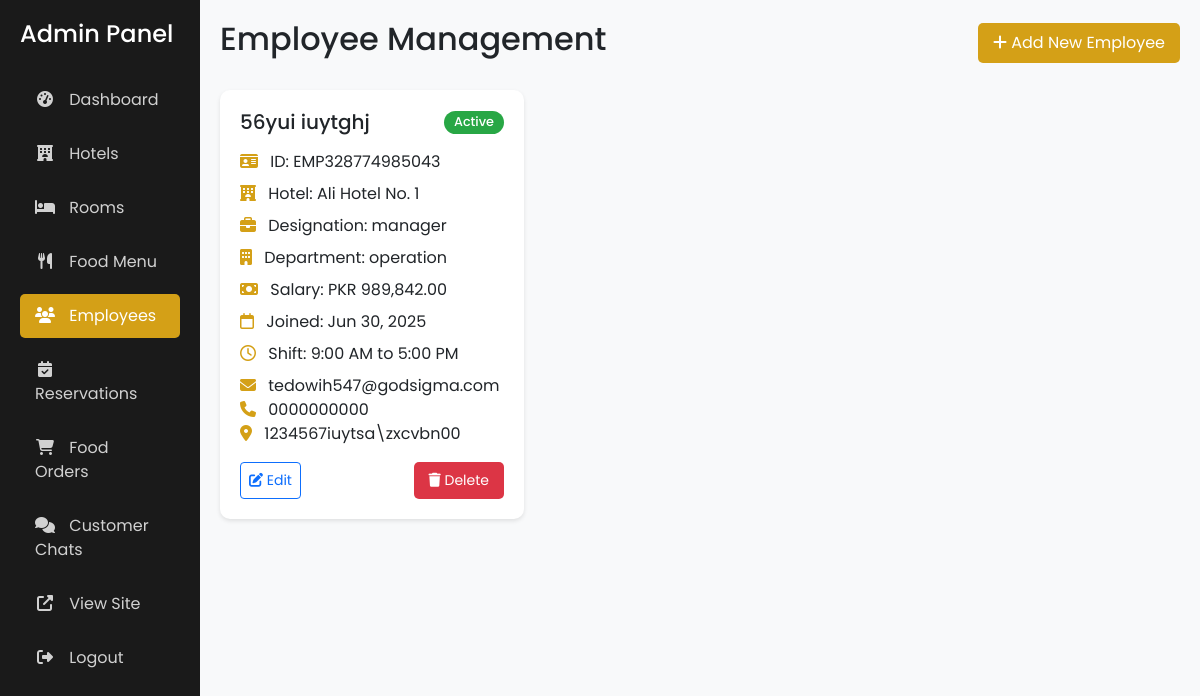
Before: /admin/users.php (signed in) with the older database file.
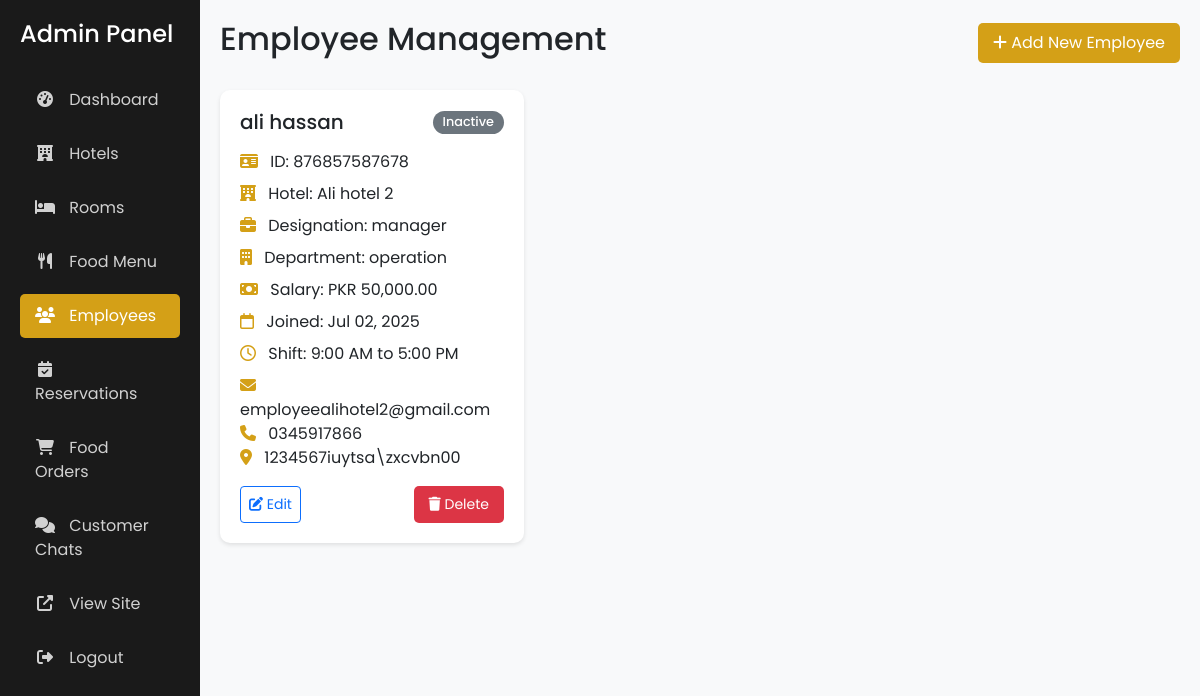
After: the same page with the newer database file.
### tables this page shows
CREATE TABLE `hotel_employee` (
  `id` int(11) NOT NULL,
  `user_id` int(11) NOT NULL,
  `hotel_id` int(11) NOT NULL,
  `employee_id` varchar(20) NOT NULL,
  `designation` varchar(50) NOT NULL,
  `department` varchar(50) NOT NULL,
  `salary` decimal(10,2) NOT NULL,
  `joining_date` date NOT NULL,
  `shift_timing` varchar(50) DEFAULT NULL,
  `status` enum('active','inactive','on_leave','terminated') NOT NULL DEFAULT 'active',
  `created_at` timestamp NOT NULL DEFAULT current_timestamp(),
  `updated_at` timestamp NOT NULL DEFAULT current_timestamp() ON UPDATE current_timestamp()
);

CREATE TABLE `users` (
  `id` int(11) NOT NULL,
  `username` varchar(50) NOT NULL,
  `email` varchar(100) NOT NULL,
  `password` varchar(255) NOT NULL,
  `role` enum('admin','user') DEFAULT 'user',
  `status` enum('active','inactive','suspended') NOT NULL DEFAULT 'active',
  `created_at` timestamp NOT NULL DEFAULT current_timestamp(),
  `first_name` varchar(50) NOT NULL,
  `last_name` varchar(50) NOT NULL,
  `phone` varchar(20) DEFAULT NULL,
  `address` text DEFAULT NULL,
  `profile_image` varchar(255) DEFAULT '',
  `vendor_id` int(11) NOT NULL DEFAULT 0
);

CREATE TABLE `hotels` (
  `id` int(11) NOT NULL,
  `name` varchar(100) NOT NULL,
  `description` text DEFAULT NULL,
  `address` text NOT NULL,
  `city` varchar(50) NOT NULL,
  `phone` varchar(20) DEFAULT NULL,
  `email` varchar(100) DEFAULT NULL,
  `website` varchar(100) DEFAULT NULL,
  `image_url` varchar(255) DEFAULT NULL,
  `created_at` timestamp NOT NULL DEFAULT current_timestamp(),
  `updated_at` timestamp NOT NULL DEFAULT current_timestamp() ON UPDATE current_timestamp(),
  `vendor_id` int(11) NOT NULL,
  `average_rating` decimal(3,2) DEFAULT NULL COMMENT 'Stores the average rating (1.00-5.00) for the hotel'
);

### admin/users.php (the view, shortened to what this page needs)
<?php
require_once '../includes/session.php';
$admin_id = $_SESSION['user_id'];
$select_columns = [
    "u.id as user_id",
    "u.first_name",
    "u.last_name",
    "u.email",
    "u.phone",
    "u.address",
    "he.id as employee_id",
    "he.hotel_id",
    "he.employee_id as employee_code",
    "he.designation",
    "he.department",
    "he.salary",
    "he.joining_date",
    "he.shift_timing",
    "he.status as employee_status",
    "h.name as hotel_name"
];
$employees_query = "SELECT " . implode(", ", $select_columns) . "
    FROM users u
    INNER JOIN hotel_employee he ON u.id = he.user_id
    INNER JOIN hotels h ON he.hotel_id = h.id
    WHERE h.vendor_id = ?
    ORDER BY he.created_at DESC";
$employees_stmt = mysqli_prepare($conn, $employees_query);
mysqli_stmt_bind_param($employees_stmt, "i", $admin_id);
mysqli_stmt_execute($employees_stmt);
$employees = mysqli_stmt_get_result($employees_stmt);
?>
<!DOCTYPE html>
<html lang="en">
<head>
    <link href="https://cdn.jsdelivr.net/npm/bootstrap@5.3.0/dist/css/bootstrap.min.css" rel="stylesheet">
    <link rel="stylesheet" href="https://cdnjs.cloudflare.com/ajax/libs/font-awesome/6.4.2/css/all.min.css">
</head>
<body>
    <div class="container-fluid">
        <div class="row">
            <div class="col-md-3 col-lg-2 sidebar">
                <h4 class="mb-4">Admin Panel</h4>
                <nav class="nav flex-column">
                    <a class="nav-link" href="dashboard.php"><i class="fas fa-tachometer-alt"></i> Dashboard</a>
                    <a class="nav-link" href="hotels.php"><i class="fas fa-hotel"></i> Hotels</a>
                    <a class="nav-link" href="rooms.php"><i class="fas fa-bed"></i> Rooms</a>
                    <a class="nav-link" href="food.php"><i class="fas fa-utensils"></i> Food Menu</a>
                    <a class="nav-link active" href="users.php"><i class="fas fa-users"></i> Employees</a>
                    <a class="nav-link" href="reservations.php"><i class="fas fa-calendar-check"></i> Reservations</a>
                    <a class="nav-link" href="food_orders.php"><i class="fas fa-shopping-cart"></i> Food Orders</a>
                    <a class="nav-link position-relative" href="chat.php">
                        <i class="fas fa-comments"></i> Customer Chats
                    </a>
                    <a class="nav-link" href="../index.php" target="_blank"><i class="fas fa-external-link-alt"></i> View Site</a>
                    <a class="nav-link" href="../logout.php"><i class="fas fa-sign-out-alt"></i> Logout</a>
                </nav>
            </div>
            <div class="col-md-9 col-lg-10 main-content">
                <div class="d-flex justify-content-between align-items-center mb-4">
                    <h2>Employee Management</h2>
                    <button type="button" class="btn btn-custom" data-bs-toggle="modal" data-bs-target="#addEmployeeModal">
                        <i class="fas fa-plus"></i> Add New Employee
                    </button>
                </div>
                <div class="row">
                    <?php if (mysqli_num_rows($employees) == 0): ?>
                        <div class="col-12">
                            <div class="alert alert-info">No employees found for your hotels.</div>
                        </div>
                    <?php else: ?>
                        <?php while ($employee = mysqli_fetch_assoc($employees)): ?>
                            <div class="col-md-6 col-lg-4 mb-4">
                                <div class="employee-card">
                                    <div class="d-flex justify-content-between align-items-center mb-3">
                                        <h5 class="mb-0"><?php echo htmlspecialchars($employee['first_name'] . ' ' . $employee['last_name']); ?></h5>
                                        <span class="badge status-badge status-<?php echo htmlspecialchars($employee['employee_status']); ?>">
                                            <?php echo ucfirst(htmlspecialchars($employee['employee_status'])); ?>
                                        </span>
                                    </div>
                                    <ul class="list-unstyled mb-3">
                                        <li class="mb-2"><i class="fas fa-id-card icon-clr me-2"></i> ID: <?php echo htmlspecialchars($employee['employee_code']); ?></li>
                                        <li class="mb-2"><i class="fas fa-hotel icon-clr me-2"></i> Hotel: <?php echo htmlspecialchars($employee['hotel_name']); ?></li>
                                        <li class="mb-2"><i class="fas fa-briefcase icon-clr me-2"></i> Designation: <?php echo htmlspecialchars($employee['designation']); ?></li>
                                        <li class="mb-2"><i class="fas fa-building icon-clr me-2"></i> Department: <?php echo htmlspecialchars($employee['department']); ?></li>
                                        <li class="mb-2"><i class="fas fa-money-bill icon-clr me-2"></i> Salary: PKR <?php echo number_format($employee['salary'], 2); ?></li>
                                        <li class="mb-2"><i class="far fa-calendar icon-clr me-2"></i> Joined: <?php echo date('M d, Y', strtotime($employee['joining_date'])); ?></li>
                                        <li class="mb-2"><i class="far fa-clock icon-clr me-2"></i> Shift: <?php echo htmlspecialchars($employee['shift_timing'] ?: 'N/A'); ?></li>
                                        <li><i class="fas fa-envelope icon-clr me-2"></i> <?php echo htmlspecialchars($employee['email']); ?></li>
                                        <li><i class="fas fa-phone icon-clr me-2"></i> <?php echo htmlspecialchars($employee['phone'] ?: 'N/A'); ?></li>
                                        <li><i class="fas fa-map-marker-alt icon-clr me-2"></i> <?php echo htmlspecialchars($employee['address'] ?: 'N/A'); ?></li>
                                    </ul>
                                    <div class="d-flex justify-content-between">
                                        <button class="btn btn-sm btn-outline-primary edit-employee"
                                                data-bs-toggle="modal" data-bs-target="#editEmployeeModal"
                                                data-id="<?php echo $employee['employee_id']; ?>"
                                                data-first-name="<?php echo htmlspecialchars($employee['first_name']); ?>"
                                                data-last-name="<?php echo htmlspecialchars($employee['last_name']); ?>"
                                                data-phone="<?php echo htmlspecialchars($employee['phone']); ?>"
                                                data-address="<?php echo htmlspecialchars($employee['address']); ?>"
                                                data-designation="<?php echo htmlspecialchars($employee['designation']); ?>"
                                                data-department="<?php echo htmlspecialchars($employee['department']); ?>"
                                                data-salary="<?php echo $employee['salary']; ?>"
                                                data-joining-date="<?php echo $employee['joining_date']; ?>"
                                                data-shift-timing="<?php echo htmlspecialchars($employee['shift_timing']); ?>"
                                                data-status="<?php echo htmlspecialchars($employee['employee_status']); ?>"
                                                data-hotel-id="<?php echo $employee['hotel_id']; ?>">
                                            <i class="fas fa-edit"></i> Edit
                                        </button>
                                        <form method="POST" onsubmit="return confirm('Are you sure you want to delete this employee and their user account?');">
                                            <button type="submit" name="delete_employee" class="btn btn-sm btn-delete">
                                                <i class="fas fa-trash"></i> Delete
                                            </button>
                                        </form>
                                    </div>
                                </div>
                            </div>
                        <?php endwhile; ?>
                    <?php endif; ?>
                </div>
            </div>
        </div>
    </div>
</body>
</html>

### admin/users.php (style rules this page uses)
body { font-family: 'Poppins', sans-serif; background-color: #f8f9fa; }
.sidebar { background: #1a1a1a; color: white; min-height: 100vh; padding: 20px; }
.sidebar .nav-link { color: rgba(255, 255, 255, 0.8); padding: 10px 15px; margin: 5px 0; border-radius: 5px; transition: all 0.3s; }
.sidebar .nav-link.active { background: #d4a017; color: white; }
.sidebar .nav-link i { margin-right: 10px; width: 20px; text-align: center; }
.main-content { padding: 20px; }
.employee-card { background: white; border-radius: 10px; padding: 20px; margin-bottom: 20px; box-shadow: 0 2px 4px rgba(0,0,0,0.1); transition: transform 0.3s; }
.btn-custom { background-color: #d4a017; color: white; border: none; padding: 8px 15px; border-radius: 5px; transition: all 0.3s; }
.btn-delete { background-color: #dc3545; color: white; border: none; padding: 8px 15px; border-radius: 5px; transition: all 0.3s; }
.icon-clr { color: #d4a017; }
.badge { font-weight: 500; padding: 0.35em 0.65em; }
.status-badge { padding: 5px 10px; border-radius: 15px; font-size: 0.8rem; }
.status-inactive { background-color: #6c757d; color: white; }
.status-active { background-color: #28a745; color: white; }

Changed rows visible on the page:
removed hotel_employee: user.last_name "56yui iuytghj", status "Active", employee "EMP328774985043", hotel.name "Ali Hotel No. 1", designation "manager", department "operation", salary "989,842.00", joining_date "Jun 30, 2025", shift_timing "9:00 AM to 5:00 PM", user.email "tedowih547@godsigma.com", user.phone "0000000000", user.address "1234567iuytsa\\zxcvbn00"
added hotel_employee: user.last_name "ali hassan", status "Inactive", employee "876857587678", hotel.name "Ali hotel 2", designation "manager", department "operation", salary "50,000.00", joining_date "Jul 02, 2025", shift_timing "9:00 AM to 5:00 PM", user.email "employeealihotel2@gmail.com", user.phone "0345917866", user.address "1234567iuytsa\\zxcvbn00"
